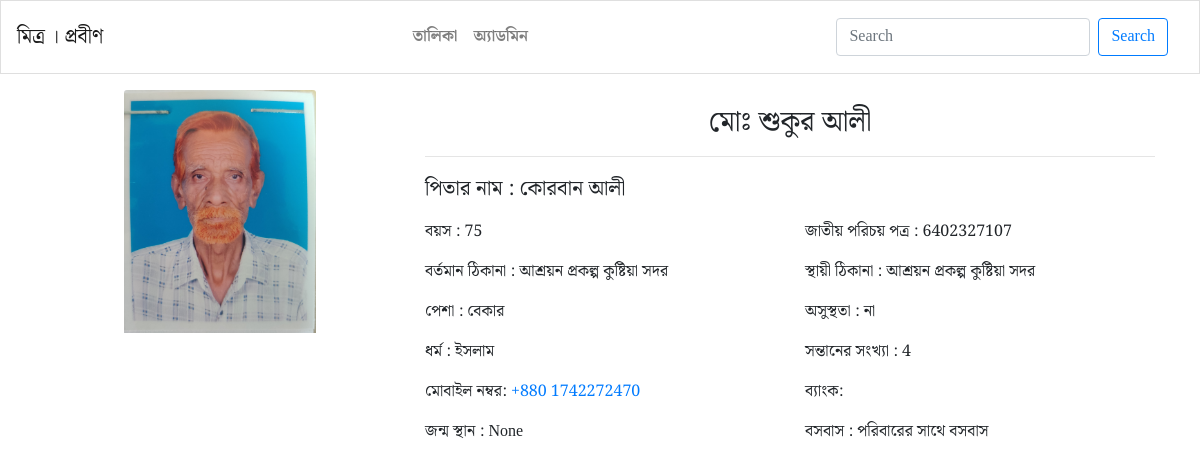
The page /core/1/ on the database its author committed.
### core/models.py (models this page shows, shortened)
class Person(models.Model):
    form_number = models.CharField(max_length=8, null=True, blank=True)
    name = models.CharField(max_length=89)
    house_number = models.CharField(max_length=21, null=True, blank=True)
    birth_date = models.DateField(auto_now_add=False, null=True, blank=True)
    age = models.CharField(max_length=89)
    nid_number = models.CharField(max_length=89)
    mobile_number = models.CharField(max_length=89)
    father_name = models.CharField(max_length=89, blank=True, null=True)
    current_address = models.TextField(blank=True, null=True)
    permanent_address = models.TextField(blank=True, null=True)
    birth_place = models.CharField(max_length=89, blank=True, null=True, default='এখন ও যুক্ত করা হয় নাই')
    occupassion = models.CharField(max_length=89, blank=True, null=True)
    illness = models.CharField(max_length=89, blank=True, null=True)
    religion = models.CharField(max_length=55, blank=True, null=True)
    child_count = models.CharField(max_length=89, blank=True, null=True)
    living = models.CharField(max_length=144, blank=True, null=True)
    image = ResizedImageField(size=[640, 480], upload_to = 'old/resized/', blank=True, null=True)

### core/views.py (the view)
# urls.py: path("<int:pk>/", PersonDetailView.as_view(), name='person-detail'),
class PersonDetailView(DetailView):
    model = Person

### templates/core/person_detail.html
{% extends 'master.html' %}
{% block content %}
<div class="container">
    <div class="row justify-content-center">
        <div class="col-md-4 col-sm-4">
            <div class="text-right justify-content-center">
                <img class="card-img-top mx-auto d-block" src={{person.image.url}} alt="{{person.name}}" style="width:55%" width="21rem" height="89%">
            </div>
            <br>
        </div>
        <div class="col-md-8">
            <div class="">
                <div class="text-center mt-3">
                    <h3>{{person.name}}</h3> <hr class="text-primary">
                </div>
                <div class="mb-0">
                    <p style='font-size: 1.3rem'>পিতার নাম : {{person.father_name}}</p>
                </div>
                <div class="row mt-3">
                    <div class="col-sm-6 col-md-6">
                        বয়স : {{person.age}}
                    </div>
                    <div class="col-sm-6 col-md-6">
                        জাতীয় পরিচয় পত্র : {{person.nid_number}}
                    </div>
                </div>
                <div class="row mt-3">
                    <div class="col-sm-6">
                        বর্তমান ঠিকানা : {{person.current_address}}
                    </div>
                    <div class="col-sm-6">
                        স্থায়ী ঠিকানা : {{person.permanent_address}}
                    </div>
                </div>
                <div class="row mt-3">
                    <div class="col-sm-6">
                        পেশা : {{person.occupassion}}
                    </div>
                    <div class="col-sm-6">
                        অসুস্থতা : {{person.illness}}
                    </div>
                </div>
                <div class="row mt-3">
                    <div class="col-sm-6">
                        ধর্ম : {{person.religion}}
                    </div>
                    <div class="col-sm-6">
                        সন্তানের সংখ্যা : {{person.child_count}}
                    </div>
                </div>
                <div class="row justify-content-center mt-3">
                    <div class="col-sm-6">
                        মোবাইল নম্বর: <a href="tel:0{{person.mobile_number}}">+880 {{person.mobile_number}}</a>
                    </div>
                    <div class="col-sm-6">
                        ব্যাংক:
                    </div>
                </div>
                <div class="row justify-content-center mt-3">
                    <div class="col-md-6">
                        জন্ম স্থান : {{person.birth_place}}
                    </div>
                    <div class="col-md-6">
                        বসবাস : {{person.living}}
                    </div>
                </div>
            </div>
        </div>
    </div>
</div>
{% endblock content %}

### templates/master.html (shortened to what this page needs)
<!DOCTYPE html>
<html lang="en">
<head>
    <link rel="stylesheet" href="https://maxcdn.bootstrapcdn.com/bootstrap/4.0.0/css/bootstrap.min.css">
</head>
<body style="font-family: 'Noto Serif Bengali', 'Times New Roman';">
    {% include 'navbar.html' %}
    {% block content %}{% endblock %}
</body>
</html>

### templates/navbar.html (shortened to what this page needs)
<div class="card shadow mb-3" style="border-radius: 0px;">
    <nav class="navbar navbar-expand-lg navbar-light bg-white mb-2 mt-2">
        <a class="navbar-brand" href="{% url 'pages-index' %}">মিত্র । প্রবীণ</a>
        <div class="collapse navbar-collapse"
            id="navbarSupportedContent">
            <ul class="navbar-nav ml-auto ml-3">
                <li class="nav-item">
                    <a class="nav-link"
                        href="{% url 'person:index' %}">
                        <strong>তালিকা</strong>
                    </a>
                </li>
                <li class="nav-item">
                    <a class="nav-link"
                        href="/admin">
                        <strong>অ্যাডমিন</strong>
                    </a>
                </li>
            </ul>
        </div>
        <div class="collapse navbar-collapse" id="navbarSupportedContent">
            <div class="container d-flex justify-content-end">
                <form class="form-inline my-2 my-lg-0" method="GET" action="{% url 'person:search' %}">
                    <input class="form-control mr-sm-2" name="q" type="search" placeholder="Search" aria-label="Search">
                    <button class="btn btn-outline-primary my-2 my-sm-0" type="submit">Search</button>
                </form>
            </div>
        </div>
    </nav>
</div>

### rows shown on the page
Person: image (picture), name "মোঃ শুকুর আলী", father_name "কোরবান আলী", age "75", nid_number "6402327107", current_address "আশ্রয়ন প্রকল্প কুষ্টিয়া সদর", permanent_address "আশ্রয়ন প্রকল্প কুষ্টিয়া সদর", occupassion "বেকার", illness "না", religion "ইসলাম", child_count "4", mobile_number "1742272470", birth_place "None", living "পরিবারের সাথে বসবাস"
